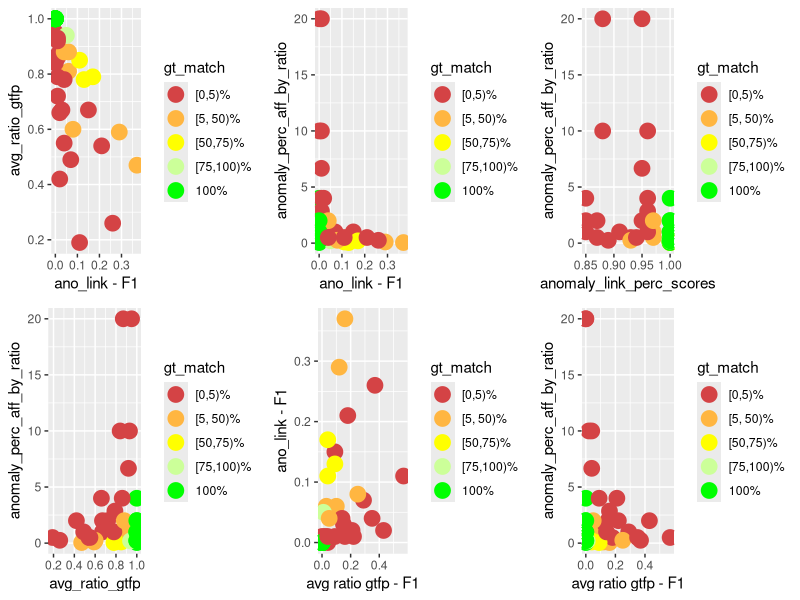
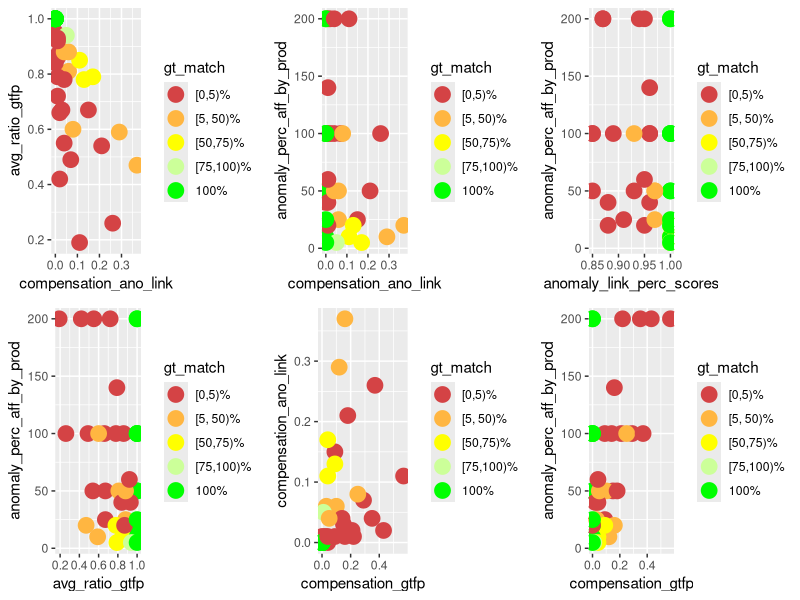
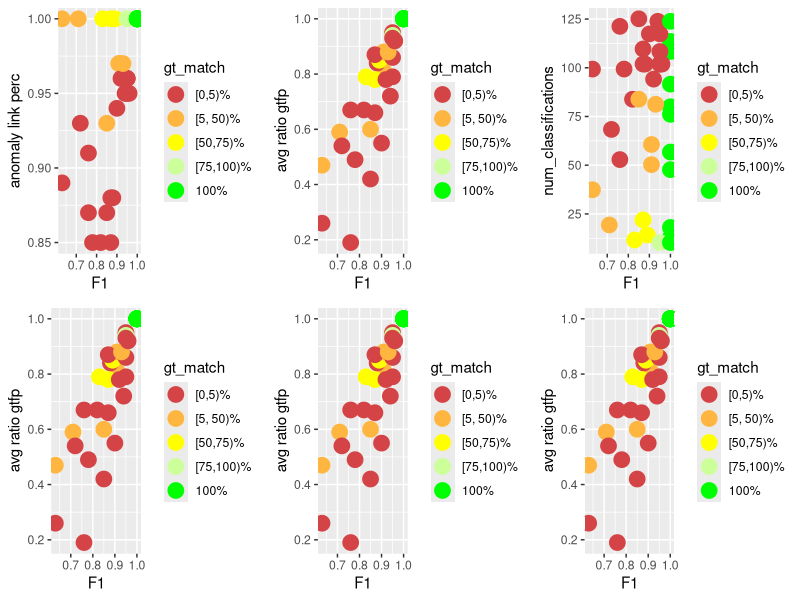
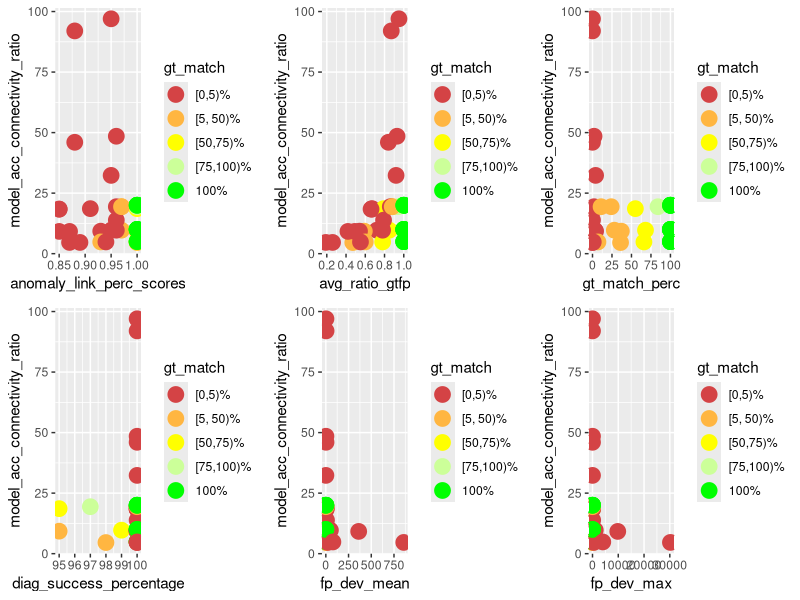
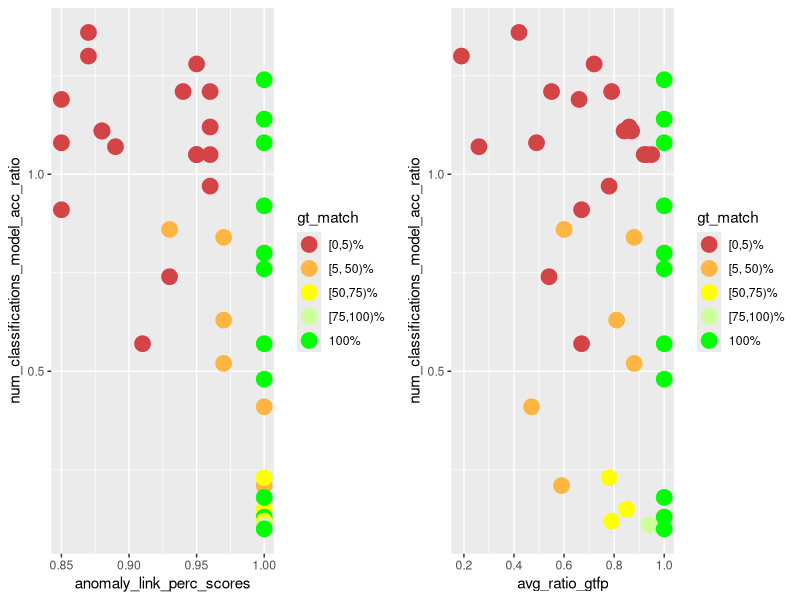
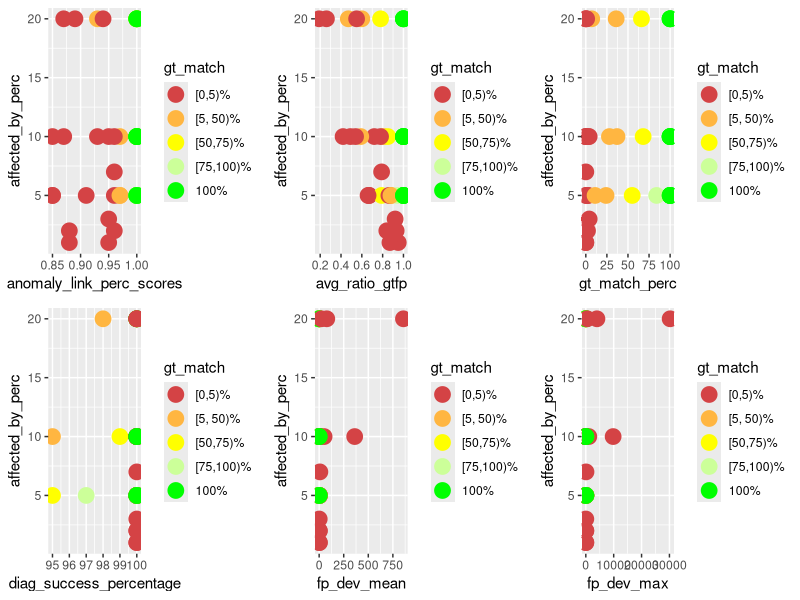
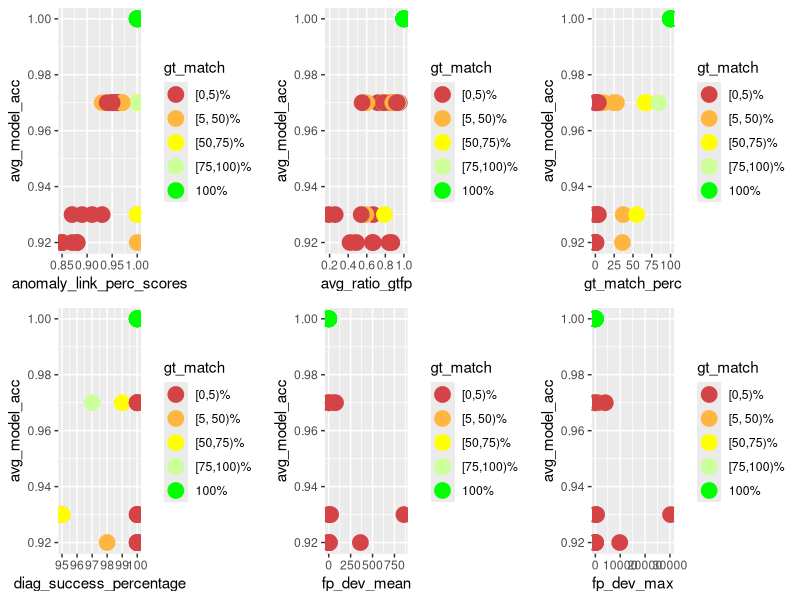
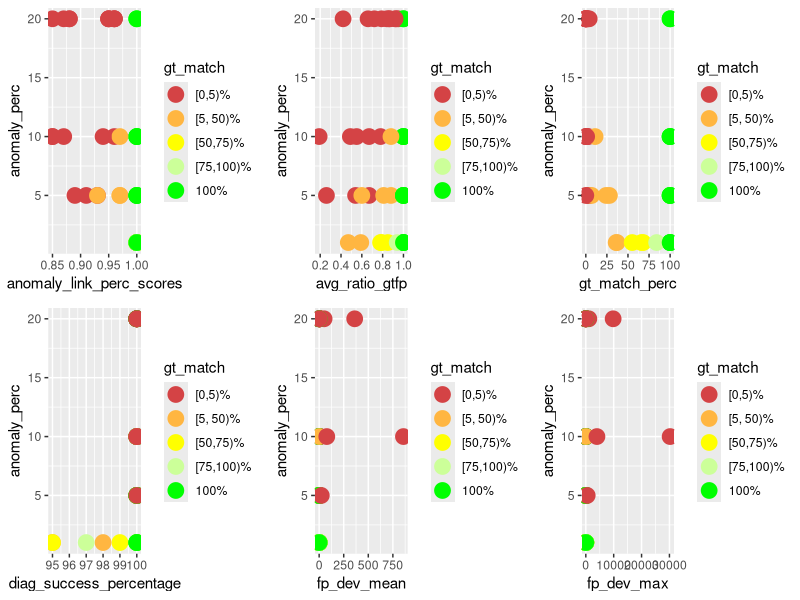

Write the R code that produced these figures, in order.
library(ggplot2)
library(gridExtra)
library(dplyr)

PT_DEF <- geom_point(size=5)
COLOR_VALS <- c("#d44345", "#ffb641", "#ffff00", "#ccff99", "#00ff00")

gen_multi_plot_six <- function(
        pp1, pp2, pp3, pp4, pp5, pp6,
        y1, y2, y3, y4, y5, y6,
        x1, x2, x3, x4, x5, x6,
        filename
    ) {
    fpp1 <- pp1 + PT_DEF + xlab(x1) + ylab(y1) + scale_color_manual(values = color_mapping)
    fpp2 <- pp2 + PT_DEF + xlab(x2) + ylab(y2) + scale_color_manual(values = color_mapping)
    fpp3 <- pp3 + PT_DEF + xlab(x3) + ylab(y3) + scale_color_manual(values = color_mapping)
    fpp4 <- pp4 + PT_DEF + xlab(x4) + ylab(y4) + scale_color_manual(values = color_mapping)
    fpp5 <- pp5 + PT_DEF + xlab(x5) + ylab(y5) + scale_color_manual(values = color_mapping)
    fpp6 <- pp6 + PT_DEF + xlab(x6) + ylab(y6) + scale_color_manual(values = color_mapping)
    combined_plot <- grid.arrange(fpp1, fpp2, fpp3, fpp4, fpp5, fpp6, ncol = 3)
    ggsave(combined_plot, file = filename, width = 12, height = 6)
}

gen_multi_plot_two <- function(
        pp1, pp2, y1, y2, x1, x2, filename
    ) {
    fpp1 <- pp1 + PT_DEF + xlab(x1) + ylab(y1) + scale_color_manual(values = color_mapping)
    fpp2 <- pp2 + PT_DEF + xlab(x2) + ylab(y2) + scale_color_manual(values = color_mapping)
    combined_plot <- grid.arrange(fpp1, fpp2, ncol = 2)
    ggsave(combined_plot, file = filename, width = 12, height = 6)
}

# actual compensation insights

input <- read.csv(
    file = "meta_analysis.csv", header = TRUE, sep = ",", check.name = FALSE
)

# instead of the percentage value factor(gt_match_perc) for which I'd need 100
# colors, I only want to color / group them into 5 groups
LABELS <- c("[0,5)%", "[5, 50)%", "[50,75)%", "[75,100)%", "100%")
color_mapping <- setNames(COLOR_VALS, LABELS)

input$gt_match <- cut(
    input$gt_match_perc,
    breaks = c(0, 5, 50, 75, 100, Inf),
    labels = LABELS,
    include.lowest = TRUE,
    right = FALSE
)

p1 <- ggplot(
    data = input, aes_string(
        x = "compensation_ano_link",
        y = "avg_ratio_gtfp",
        color = "gt_match",
        group = "gt_match"
    )
)

p2 <- ggplot(
    data = input, aes_string(
        x = "compensation_ano_link",
        y = "anomaly_perc_aff_by_ratio",
        color = "gt_match",
        group = "gt_match"
    )
)

p3 <- ggplot(
    data = input, aes_string(
        x = "anomaly_link_perc_scores",
        y = "anomaly_perc_aff_by_ratio",
        color = "gt_match",
        group = "gt_match"
    )
)

p4 <- ggplot(
    data = input, aes_string(
        x = "avg_ratio_gtfp",
        y = "anomaly_perc_aff_by_ratio",
        color = "gt_match",
        group = "gt_match"
    )
)

p5 <- ggplot(
    data = input, aes_string(
        x = "compensation_gtfp",
        y = "compensation_ano_link",
        color = "gt_match",
        group = "gt_match"
    )
)

p6 <- ggplot(
    data = input, aes_string(
        x = "compensation_gtfp",
        y = "anomaly_perc_aff_by_ratio",
        color = "gt_match",
        group = "gt_match"
    )
)

gen_multi_plot_six(
    p1, p2, p3, p4, p5, p6,
    "avg_ratio_gtfp", # y1
    "anomaly_perc_aff_by_ratio", # y2
    "anomaly_perc_aff_by_ratio", # y3
    "anomaly_perc_aff_by_ratio", # y4
    "ano_link - F1", # y5
    "anomaly_perc_aff_by_ratio", # y6
    "ano_link - F1", # x1
    "ano_link - F1", # x2
    "anomaly_link_perc_scores", # x3
    "avg_ratio_gtfp", # x4
    "avg ratio gtfp - F1", # x5
    "avg ratio gtfp - F1", # x6
    "compensation_analysis.png"
)

# same with prod #############################

p1 <- ggplot(
    data = input, aes_string(
        x = "compensation_ano_link",
        y = "avg_ratio_gtfp",
        color = "gt_match",
        group = "gt_match"
    )
)

p2 <- ggplot(
    data = input, aes_string(
        x = "compensation_ano_link",
        y = "anomaly_perc_aff_by_prod",
        color = "gt_match",
        group = "gt_match"
    )
)

p3 <- ggplot(
    data = input, aes_string(
        x = "anomaly_link_perc_scores",
        y = "anomaly_perc_aff_by_prod",
        color = "gt_match",
        group = "gt_match"
    )
)

p4 <- ggplot(
    data = input, aes_string(
        x = "avg_ratio_gtfp",
        y = "anomaly_perc_aff_by_prod",
        color = "gt_match",
        group = "gt_match"
    )
)

p5 <- ggplot(
    data = input, aes_string(
        x = "compensation_gtfp",
        y = "compensation_ano_link",
        color = "gt_match",
        group = "gt_match"
    )
)

p6 <- ggplot(
    data = input, aes_string(
        x = "compensation_gtfp",
        y = "anomaly_perc_aff_by_prod",
        color = "gt_match",
        group = "gt_match"
    )
)

gen_multi_plot_six(
    p1, p2, p3, p4, p5, p6,
    "avg_ratio_gtfp",
    "anomaly_perc_aff_by_prod",
    "anomaly_perc_aff_by_prod",
    "anomaly_perc_aff_by_prod",
    "compensation_ano_link",
    "anomaly_perc_aff_by_prod",
    "compensation_ano_link",
    "compensation_ano_link",
    "anomaly_link_perc_scores",
    "avg_ratio_gtfp",
    "compensation_gtfp",
    "compensation_gtfp",
    "compensation_analysis_prod.png"
)

##############################################

p1 <- ggplot(
    data = input, aes_string(
        x = "f1_scores",
        y = "anomaly_link_perc_scores",
        color = "gt_match",
        group = "gt_match"
    )
)

p2 <- ggplot(
    data = input, aes_string(
        x = "f1_scores",
        y = "avg_ratio_gtfp",
        color = "gt_match",
        group = "gt_match"
    )
)

p3 <- ggplot(
    data = input, aes_string(
        x = "f1_scores",
        y = "num_classifications",
        color = "gt_match",
        group = "gt_match"
    )
)

p4 <- ggplot(
    data = input, aes_string(
        x = "f1_scores",
        y = "avg_ratio_gtfp",
        color = "gt_match",
        group = "gt_match"
    )
)

p5 <- ggplot(
    data = input, aes_string(
        x = "f1_scores",
        y = "avg_ratio_gtfp",
        color = "gt_match",
        group = "gt_match"
    )
)

p6 <- ggplot(
    data = input, aes_string(
        x = "f1_scores",
        y = "avg_ratio_gtfp",
        color = "gt_match",
        group = "gt_match"
    )
)

gen_multi_plot_six(
    p1, p2, p3, p4, p5, p6,
    "anomaly link perc", # y1
    "avg ratio gtfp", # y2
    "num_classifications", # y3
    "avg ratio gtfp", # y4
    "avg ratio gtfp", # y5
    "avg ratio gtfp", # y6
    "F1", # x1
    "F1", # x2
    "F1", # x3
    "F1", # x4
    "F1", # x5
    "F1", # x6
    "f1_end_res_corr.png"
)

# model acc - connectivity - performance

p1 <- ggplot(
    data = input, aes_string(
        x = "anomaly_link_perc_scores",
        y = "model_acc_connectivity_ratio",
        color = "gt_match",
        group = "gt_match"
    )
)

p2 <- ggplot(
    data = input, aes_string(
        x = "avg_ratio_gtfp",
        y = "model_acc_connectivity_ratio",
        color = "gt_match",
        group = "gt_match"
    )
)

p3 <- ggplot(
    data = input, aes_string(
        x = "gt_match_perc",
        y = "model_acc_connectivity_ratio",
        color = "gt_match",
        group = "gt_match"
    )
)

p4 <- ggplot(
    data = input, aes_string(
        x = "diag_success_percentage",
        y = "model_acc_connectivity_ratio",
        color = "gt_match",
        group = "gt_match"
    )
)

p5 <- ggplot(
    data = input, aes_string(
        x = "fp_dev_mean",
        y = "model_acc_connectivity_ratio",
        color = "gt_match",
        group = "gt_match"
    )
)

p6 <- ggplot(
    data = input, aes_string(
        x = "fp_dev_max",
        y = "model_acc_connectivity_ratio",
        color = "gt_match",
        group = "gt_match"
    )
)

gen_multi_plot_six(
    p1, p2, p3, p4, p5, p6,
    "model_acc_connectivity_ratio", # y1
    "model_acc_connectivity_ratio", # y2
    "model_acc_connectivity_ratio", # y3
    "model_acc_connectivity_ratio", # y4
    "model_acc_connectivity_ratio", # y5
    "model_acc_connectivity_ratio", # y6
    "anomaly_link_perc_scores", # x1
    "avg_ratio_gtfp", # x2
    "gt_match_perc", # x3
    "diag_success_percentage", # x4
    "fp_dev_mean", # x5
    "fp_dev_max", # x6
    "modelacc_connectivity_performance.png"
)

# how many classifications and how acc models

p1 <- ggplot(
    data = input, aes_string(
        x = "anomaly_link_perc_scores",
        y = "num_classifications_model_acc_ratio",
        color = "gt_match",
        group = "gt_match"
    )
)

p2 <- ggplot(
    data = input, aes_string(
        x = "avg_ratio_gtfp",
        y = "num_classifications_model_acc_ratio",
        color = "gt_match",
        group = "gt_match"
    )
)

gen_multi_plot_two(
    p1, p2,
    "num_classifications_model_acc_ratio",
    "num_classifications_model_acc_ratio",
    "anomaly_link_perc_scores",
    "avg_ratio_gtfp",
    "num_classifications_model_acc.png"
)

# affected_by against perf

p1 <- ggplot(
    data = input, aes_string(
        x = "anomaly_link_perc_scores",
        y = "affected_by_perc",
        color = "gt_match",
        group = "gt_match"
    )
)

p2 <- ggplot(
    data = input, aes_string(
        x = "avg_ratio_gtfp",
        y = "affected_by_perc",
        color = "gt_match",
        group = "gt_match"
    )
)

p3 <- ggplot(
    data = input, aes_string(
        x = "gt_match_perc",
        y = "affected_by_perc",
        color = "gt_match",
        group = "gt_match"
    )
)

p4 <- ggplot(
    data = input, aes_string(
        x = "diag_success_percentage",
        y = "affected_by_perc",
        color = "gt_match",
        group = "gt_match"
    )
)

p5 <- ggplot(
    data = input, aes_string(
        x = "fp_dev_mean",
        y = "affected_by_perc",
        color = "gt_match",
        group = "gt_match"
    )
)

p6 <- ggplot(
    data = input, aes_string(
        x = "fp_dev_max",
        y = "affected_by_perc",
        color = "gt_match",
        group = "gt_match"
    )
)

gen_multi_plot_six(
    p1, p2, p3, p4, p5, p6,
    "affected_by_perc", # y1
    "affected_by_perc", # y2
    "affected_by_perc", # y3
    "affected_by_perc", # y4
    "affected_by_perc", # y5
    "affected_by_perc", # y6
    "anomaly_link_perc_scores", # x1
    "avg_ratio_gtfp", # x2
    "gt_match_perc", # x3
    "diag_success_percentage", # x4
    "fp_dev_mean", # x5
    "fp_dev_max", # x6
    "aff_by_perf.png"
)

# model_acc against perf

p1 <- ggplot(
    data = input, aes_string(
        x = "anomaly_link_perc_scores",
        y = "avg_model_acc",
        color = "gt_match",
        group = "gt_match"
    )
)

p2 <- ggplot(
    data = input, aes_string(
        x = "avg_ratio_gtfp",
        y = "avg_model_acc",
        color = "gt_match",
        group = "gt_match"
    )
)

p3 <- ggplot(
    data = input, aes_string(
        x = "gt_match_perc",
        y = "avg_model_acc",
        color = "gt_match",
        group = "gt_match"
    )
)

p4 <- ggplot(
    data = input, aes_string(
        x = "diag_success_percentage",
        y = "avg_model_acc",
        color = "gt_match",
        group = "gt_match"
    )
)

p5 <- ggplot(
    data = input, aes_string(
        x = "fp_dev_mean",
        y = "avg_model_acc",
        color = "gt_match",
        group = "gt_match"
    )
)

p6 <- ggplot(
    data = input, aes_string(
        x = "fp_dev_max",
        y = "avg_model_acc",
        color = "gt_match",
        group = "gt_match"
    )
)

gen_multi_plot_six(
    p1, p2, p3, p4, p5, p6,
    "avg_model_acc", # y1
    "avg_model_acc", # y2
    "avg_model_acc", # y3
    "avg_model_acc", # y4
    "avg_model_acc", # y5
    "avg_model_acc", # y6
    "anomaly_link_perc_scores", # x1
    "avg_ratio_gtfp", # x2
    "gt_match_perc", # x3
    "diag_success_percentage", # x4
    "fp_dev_mean", # x5
    "fp_dev_max", # x6
    "model_acc_perf.png"
)

# anomaly_perc against perf

p1 <- ggplot(
    data = input, aes_string(
        x = "anomaly_link_perc_scores",
        y = "anomaly_perc",
        color = "gt_match",
        group = "gt_match"
    )
)

p2 <- ggplot(
    data = input, aes_string(
        x = "avg_ratio_gtfp",
        y = "anomaly_perc",
        color = "gt_match",
        group = "gt_match"
    )
)

p3 <- ggplot(
    data = input, aes_string(
        x = "gt_match_perc",
        y = "anomaly_perc",
        color = "gt_match",
        group = "gt_match"
    )
)

p4 <- ggplot(
    data = input, aes_string(
        x = "diag_success_percentage",
        y = "anomaly_perc",
        color = "gt_match",
        group = "gt_match"
    )
)

p5 <- ggplot(
    data = input, aes_string(
        x = "fp_dev_mean",
        y = "anomaly_perc",
        color = "gt_match",
        group = "gt_match"
    )
)

p6 <- ggplot(
    data = input, aes_string(
        x = "fp_dev_max",
        y = "anomaly_perc",
        color = "gt_match",
        group = "gt_match"
    )
)

gen_multi_plot_six(
    p1, p2, p3, p4, p5, p6,
    "anomaly_perc", # y1
    "anomaly_perc", # y2
    "anomaly_perc", # y3
    "anomaly_perc", # y4
    "anomaly_perc", # y5
    "anomaly_perc", # y6
    "anomaly_link_perc_scores", # x1
    "avg_ratio_gtfp", # x2
    "gt_match_perc", # x3
    "diag_success_percentage", # x4
    "fp_dev_mean", # x5
    "fp_dev_max", # x6
    "anomaly_perc_perf.png"
)

# anomaly_perc - model acc ratio against perf

p1 <- ggplot(
    data = input, aes_string(
        x = "anomaly_link_perc_scores",
        y = "anomaly_perc_model_acc_ratio",
        color = "gt_match",
        group = "gt_match"
    )
)

p2 <- ggplot(
    data = input, aes_string(
        x = "avg_ratio_gtfp",
        y = "anomaly_perc_model_acc_ratio",
        color = "gt_match",
        group = "gt_match"
    )
)

p3 <- ggplot(
    data = input, aes_string(
        x = "gt_match_perc",
        y = "anomaly_perc_model_acc_ratio",
        color = "gt_match",
        group = "gt_match"
    )
)

p4 <- ggplot(
    data = input, aes_string(
        x = "diag_success_percentage",
        y = "anomaly_perc_model_acc_ratio",
        color = "gt_match",
        group = "gt_match"
    )
)

p5 <- ggplot(
    data = input, aes_string(
        x = "fp_dev_mean",
        y = "anomaly_perc_model_acc_ratio",
        color = "gt_match",
        group = "gt_match"
    )
)

p6 <- ggplot(
    data = input, aes_string(
        x = "fp_dev_max",
        y = "anomaly_perc_model_acc_ratio",
        color = "gt_match",
        group = "gt_match"
    )
)

gen_multi_plot_six(
    p1, p2, p3, p4, p5, p6,
    "anomaly_perc_model_acc_ratio", # y1
    "anomaly_perc_model_acc_ratio", # y2
    "anomaly_perc_model_acc_ratio", # y3
    "anomaly_perc_model_acc_ratio", # y4
    "anomaly_perc_model_acc_ratio", # y5
    "anomaly_perc_model_acc_ratio", # y6
    "anomaly_link_perc_scores", # x1
    "avg_ratio_gtfp", # x2
    "gt_match_perc", # x3
    "diag_success_percentage", # x4
    "fp_dev_mean", # 5
    "fp_dev_max", # x6
    "anomaly_perc_model_acc_ratio_perf.png"
)

# num classifications against perf

p1 <- ggplot(
    data = input, aes_string(
        x = "anomaly_link_perc_scores",
        y = "num_classifications",
        color = "gt_match",
        group = "gt_match"
    )
)

p2 <- ggplot(
    data = input, aes_string(
        x = "avg_ratio_gtfp",
        y = "num_classifications",
        color = "gt_match",
        group = "gt_match"
    )
)

gen_multi_plot_two(
    p1, p2,
    "num_classifications",
    "num_classifications",
    "anomaly_link_perc_scores",
    "avg_ratio_gtfp",
    "num_classifications_perf.png"
)

# num classifications - model acc -- filtered based on avg_ratio_gtfp

p1 <- ggplot(
    data = input, aes_string(
        x = "num_classifications",
        y = "avg_model_acc",
        color = "gt_match",
        group = "gt_match"
    )
)

filtered_data <- subset(input, avg_ratio_gtfp >= 0.7)

p2 <- ggplot(
    data = filtered_data,
    aes_string(
        x = "num_classifications",
        y = "avg_model_acc",
        color = "gt_match",
        group = "gt_match"
    )
)

filtered_data <- subset(input, avg_ratio_gtfp >= 0.75)

p3 <- ggplot(
    data = filtered_data,
    aes_string(
        x = "num_classifications",
        y = "avg_model_acc",
        color = "gt_match",
        group = "gt_match"
    )
)

filtered_data <- subset(input, avg_ratio_gtfp >= 0.8)

p4 <- ggplot(
    data = filtered_data,
    aes_string(
        x = "num_classifications",
        y = "avg_model_acc",
        color = "gt_match",
        group = "gt_match"
    )
)

filtered_data <- subset(input, avg_ratio_gtfp >= 0.9)

p5 <- ggplot(
    data = filtered_data,
    aes_string(
        x = "num_classifications",
        y = "avg_model_acc",
        color = "gt_match",
        group = "gt_match"
    )
)

filtered_data <- input %>%
  group_by(avg_model_acc) %>%
  filter(avg_ratio_gtfp == max(avg_ratio_gtfp))

p6 <- ggplot(
    data = filtered_data,
    aes_string(
        x = "num_classifications",
        y = "avg_model_acc",
        color = "gt_match",
        group = "gt_match"
    )
)

gen_multi_plot_six(
    p1, p2, p3, p4, p5, p6,
    "avg_model_acc", #y1
    "avg_model_acc", #y2
    "avg_model_acc", #y3
    "avg_model_acc", #y4
    "avg_model_acc", #y5
    "avg_model_acc", #y6
    "classifications", #x1
    "classifications (filt. based on avg_ratio_gtfp 70%)", #x2
    "classifications (filt. based on avg_ratio_gtfp 75%)", #x3
    "classifications (filt. based on avg_ratio_gtfp 80%)", #x4
    "classifications (filt. based on avg_ratio_gtfp 90%)", #x5
    "classifications (filt. based on max avg_ratio_gtfp)", #x6
    "model_acc_classifications.png"
)

# num classifications - model acc -- filtered based on anomaly_link_perc_scores

p1 <- ggplot(
    data = input, aes_string(
        x = "num_classifications",
        y = "avg_model_acc",
        color = "gt_match",
        group = "gt_match"
    )
)

filtered_data <- subset(input, anomaly_link_perc_scores >= 0.7)

p2 <- ggplot(
    data = filtered_data,
    aes_string(
        x = "num_classifications",
        y = "avg_model_acc",
        color = "gt_match",
        group = "gt_match"
    )
)

filtered_data <- subset(input, anomaly_link_perc_scores >= 0.75)

p3 <- ggplot(
    data = filtered_data,
    aes_string(
        x = "num_classifications",
        y = "avg_model_acc",
        color = "gt_match",
        group = "gt_match"
    )
)

filtered_data <- subset(input, anomaly_link_perc_scores >= 0.8)

p4 <- ggplot(
    data = filtered_data,
    aes_string(
        x = "num_classifications",
        y = "avg_model_acc",
        color = "gt_match",
        group = "gt_match"
    )
)

filtered_data <- subset(input, anomaly_link_perc_scores >= 0.9)

p5 <- ggplot(
    data = filtered_data,
    aes_string(
        x = "num_classifications",
        y = "avg_model_acc",
        color = "gt_match",
        group = "gt_match"
    )
)

filtered_data <- input %>%
  group_by(avg_model_acc) %>%
  filter(anomaly_link_perc_scores == max(anomaly_link_perc_scores))

p6 <- ggplot(
    data = filtered_data,
    aes_string(
        x = "num_classifications",
        y = "avg_model_acc",
        color = "gt_match",
        group = "gt_match"
    )
)

gen_multi_plot_six(
    p1, p2, p3, p4, p5, p6,
    "avg_model_acc", #y1
    "avg_model_acc", #y2
    "avg_model_acc", #y3
    "avg_model_acc", #y4
    "avg_model_acc", #y5
    "avg_model_acc", #y6
    "classifications", #x1
    "classifications (filt. based on ano_link_perc 70%)", #x2
    "classifications (filt. based on ano_link_perc 75%)", #x3
    "classifications (filt. based on ano_link_perc 80%)", #x4
    "classifications (filt. based on ano_link_perc 90%)", #x5
    "classifications (filt. based on max ano_link_perc)", #x6
    "model_acc_classifications_ano_link.png"
)

# num classifications - model acc -- filtered based on gt_match_perc

p1 <- ggplot(
    data = input, aes_string(
        x = "num_classifications",
        y = "avg_model_acc",
        color = "gt_match",
        group = "gt_match"
    )
)

filtered_data <- subset(input, gt_match_perc >= 70)

p2 <- ggplot(
    data = filtered_data,
    aes_string(
        x = "num_classifications",
        y = "avg_model_acc",
        color = "gt_match",
        group = "gt_match"
    )
)

filtered_data <- subset(input, gt_match_perc >= 75)

p3 <- ggplot(
    data = filtered_data,
    aes_string(
        x = "num_classifications",
        y = "avg_model_acc",
        color = "gt_match",
        group = "gt_match"
    )
)

filtered_data <- subset(input, gt_match_perc >= 80)

p4 <- ggplot(
    data = filtered_data,
    aes_string(
        x = "num_classifications",
        y = "avg_model_acc",
        color = "gt_match",
        group = "gt_match"
    )
)

filtered_data <- subset(input, gt_match_perc >= 90)

p5 <- ggplot(
    data = filtered_data,
    aes_string(
        x = "num_classifications",
        y = "avg_model_acc",
        color = "gt_match",
        group = "gt_match"
    )
)

filtered_data <- input %>%
  group_by(avg_model_acc) %>%
  filter(gt_match_perc == max(gt_match_perc))

p6 <- ggplot(
    data = filtered_data,
    aes_string(
        x = "num_classifications",
        y = "avg_model_acc",
        color = "gt_match",
        group = "gt_match"
    )
)

gen_multi_plot_six(
    p1, p2, p3, p4, p5, p6,
    "avg_model_acc", #y1
    "avg_model_acc", #y2
    "avg_model_acc", #y3
    "avg_model_acc", #y4
    "avg_model_acc", #y5
    "avg_model_acc", #y6
    "classifications", #x1
    "classifications (filt. based on gt_match_perc 70%)", #x2
    "classifications (filt. based on gt_match_perc 75%)", #x3
    "classifications (filt. based on gt_match_perc 80%)", #x4
    "classifications (filt. based on gt_match_perc 90%)", #x5
    "classifications (filt. based on max gt_match_perc)", #x6
    "model_acc_classifications_gt_match_perc.png"
)

# correlation affected-by and fault path len / num fault paths

p1 <- ggplot(
    data = input, aes_string(
        x = "avg_num_fault_paths",
        y = "affected_by_perc",
        color = "gt_match",
        group = "gt_match"
    )
)

p2 <- ggplot(
    data = input, aes_string(
        x = "avg_fault_path_len",
        y = "avg_num_fault_paths",
        color = "gt_match",
        group = "gt_match"
    )
)

p3 <- ggplot(
    data = input, aes_string(
        x = "avg_num_fault_paths",
        y = "anomaly_perc",
        color = "gt_match",
        group = "gt_match"
    )
)

p4 <- ggplot(
    data = input, aes_string(
        x = "avg_fault_path_len",
        y = "anomaly_perc",
        color = "gt_match",
        group = "gt_match"
    )
)

p5 <- ggplot(
    data = input, aes_string(
        x = "avg_num_fault_paths",
        y = "anomaly_perc_aff_by_prod",
        color = "gt_match",
        group = "gt_match"
    )
)

p6 <- ggplot(
    data = input, aes_string(
        x = "avg_fault_path_len",
        y = "anomaly_perc_aff_by_prod",
        color = "gt_match",
        group = "gt_match"
    )
)

gen_multi_plot_six(
    p1, p2, p3, p4, p5, p6,
    "affected_by_perc", # y1
    "avg_num_fault_paths", # y2
    "anomaly_perc", # y3
    "anomaly_perc", # y4
    "anomaly_perc_aff_by_prod", # y5
    "anomaly_perc_aff_by_prod", # y6
    "avg_num_fault_paths", # x1
    "avg_fault_path_len", # x2
    "avg_num_fault_paths", # x3
    "avg_fault_path_len", # x4
    "avg_num_fault_paths", # x5
    "avg_fault_path_len", # x6
    "correlation_anomaly_perc_aff_by_prod_fault_paths.png"
)

# correlation (median + mean) runtime and fault path len / num fault paths

p1 <- ggplot(
    data = input, aes_string(
        x = "avg_num_fault_paths",
        y = "`avg_runtime (s)`",
        color = "gt_match",
        group = "gt_match"
    )
)

p2 <- ggplot(
    data = input, aes_string(
        x = "avg_fault_path_len",
        y = "`avg_runtime (s)`",
        color = "gt_match",
        group = "gt_match"
    )
)

p3 <- ggplot(
    data = input, aes_string(
        x = "avg_num_fault_paths",
        y = "`median_runtime (s)`",
        color = "gt_match",
        group = "gt_match"
    )
)

p4 <- ggplot(
    data = input, aes_string(
        x = "avg_fault_path_len",
        y = "`median_runtime (s)`",
        color = "gt_match",
        group = "gt_match"
    )
)

p5 <- ggplot(
    data = input, aes_string(
        x = "median_fault_path_len",
        y = "`median_runtime (s)`",
        color = "gt_match",
        group = "gt_match"
    )
)

p6 <- ggplot(
    data = input, aes_string(
        x = "median_num_fault_paths",
        y = "`median_runtime (s)`",
        color = "gt_match",
        group = "gt_match"
    )
)

gen_multi_plot_six(
    p1, p2, p3, p4, p5, p6,
    "`avg_runtime (s)`", # y1
    "`avg_runtime (s)`", # y2
    "`median_runtime (s)`", # y3
    "`median_runtime (s)`", # y4
    "`median_runtime (s)`", # y5
    "`median_runtime (s)`", # y6
    "avg_num_fault_paths", # x1
    "avg_fault_path_len", # x2
    "avg_num_fault_paths", # x3
    "avg_fault_path_len", # x4
    "median_fault_path_len", # x5
    "median_num_fault_paths", # x6
    "correlation_runtime_fault_paths.png"
)

# correlation (median + mean + max) runtime and sum of (mean + max) fp + fp dev

p1 <- ggplot(
    data = input, aes_string(
        x = "sum_of_avg_fault_paths_and_dev",
        y = "`avg_runtime (s)`",
        color = "gt_match",
        group = "gt_match"
    )
)

p2 <- ggplot(
    data = input, aes_string(
        x = "sum_of_max_fault_paths_and_dev",
        y = "`max_runtime (s)`",
        color = "gt_match",
        group = "gt_match"
    )
)

p3 <- ggplot(
    data = input, aes_string(
        x = "sum_of_avg_fault_paths_and_dev",
        y = "`median_runtime (s)`",
        color = "gt_match",
        group = "gt_match"
    )
)

p4 <- ggplot(
    data = input, aes_string(
        x = "sum_of_avg_fault_paths_and_dev",
        y = "`max_runtime (s)`",
        color = "gt_match",
        group = "gt_match"
    )
)

p5 <- ggplot(
    data = input, aes_string(
        x = "sum_of_max_fault_paths_and_dev",
        y = "`avg_runtime (s)`",
        color = "gt_match",
        group = "gt_match"
    )
)

p6 <- ggplot(
    data = input, aes_string(
        x = "sum_of_max_fault_paths_and_dev",
        y = "`median_runtime (s)`",
        color = "gt_match",
        group = "gt_match"
    )
)

gen_multi_plot_six(
    p1, p2, p3, p4, p5, p6,
    "`avg_runtime (s)`", # y1
    "`max_runtime (s)`", # y2
    "`median_runtime (s)`", # y3
    "`max_runtime (s)`", # y4
    "`avg_runtime (s)`", # y5
    "`median_runtime (s)`", # y6
    "sum_of_avg_fault_paths_and_dev", # x1
    "sum_of_max_fault_paths_and_dev", # x2
    "sum_of_avg_fault_paths_and_dev", # x3
    "sum_of_avg_fault_paths_and_dev", # x4
    "sum_of_max_fault_paths_and_dev", # x5
    "sum_of_max_fault_paths_and_dev", # x6
    "correlation_runtime_fault_paths_sum.png"
)

# correlation alpha, beta, gamma vs. FPs

p1 <- ggplot(
    data = input, aes_string(
        x = "avg_fp",
        y = "anomaly_perc",
        color = "gt_match",
        group = "gt_match"
    )
)

p2 <- ggplot(
    data = input, aes_string(
        x = "avg_fp",
        y = "affected_by_perc",
        color = "gt_match",
        group = "gt_match"
    )
)

p3 <- ggplot(
    data = input, aes_string(
        x = "avg_fp",
        y = "avg_model_acc",
        color = "gt_match",
        group = "gt_match"
    )
)

p4 <- ggplot(
    data = input, aes_string(
        x = "avg_fp",
        y = "anomaly_perc_aff_by_model_acc_aggregation",
        color = "gt_match",
        group = "gt_match"
    )
)

filtered_data <- subset(input, avg_model_acc < 1)

p5 <- ggplot(
    data = filtered_data, aes_string(
        x = "avg_fp",
        y = "anomaly_perc_aff_by_model_acc_aggregation",
        color = "gt_match",
        group = "gt_match"
    )
)

p6 <- ggplot(
    data = input, aes_string(
        x = "avg_fp",
        y = "num_classifications_model_acc_ratio",
        color = "gt_match",
        group = "gt_match"
    )
)

gen_multi_plot_six(
    p1, p2, p3, p4, p5, p6,
    "anomaly_perc", # y1
    "affected_by_perc", # y2
    "avg_model_acc", # y3
    "anomaly_perc_aff_by_model_acc_aggregation", # y4
    "anomaly_perc_aff_by_model_acc_aggregation", # y5
    "num_classifications_model_acc_ratio", # y6
    "avg_fp", # x1
    "avg_fp", # x2
    "avg_fp", # x3
    "avg_fp", # x4
    "avg_fp (filtered out 100% acc models)", # x5
    "avg_fp", # x6
    "anomaly_perc_aff_by_model_acc_aggregation.png"
)

# correlation alpha, beta, gamma vs. FNs

p1 <- ggplot(
    data = input, aes_string(
        x = "avg_fn",
        y = "anomaly_perc",
        color = "gt_match",
        group = "gt_match"
    )
)

p2 <- ggplot(
    data = input, aes_string(
        x = "avg_fn",
        y = "affected_by_perc",
        color = "gt_match",
        group = "gt_match"
    )
)

p3 <- ggplot(
    data = input, aes_string(
        x = "avg_fn",
        y = "avg_model_acc",
        color = "gt_match",
        group = "gt_match"
    )
)

p4 <- ggplot(
    data = input, aes_string(
        x = "avg_fn",
        y = "anomaly_perc_model_acc_aggregation",
        color = "gt_match",
        group = "gt_match"
    )
)

filtered_data <- subset(input, avg_model_acc < 1)

p5 <- ggplot(
    data = filtered_data, aes_string(
        x = "avg_fn",
        y = "anomaly_perc_model_acc_aggregation",
        color = "gt_match",
        group = "gt_match"
    )
)

p6 <- ggplot(
    data = input, aes_string(
        x = "avg_fn",
        y = "num_classifications_model_acc_ratio",
        color = "gt_match",
        group = "gt_match"
    )
)

gen_multi_plot_six(
    p1, p2, p3, p4, p5, p6,
    "anomaly_perc", # y1
    "affected_by_perc", # y2
    "avg_model_acc", # y3
    "anomaly_perc_model_acc_aggregation", # y4
    "anomaly_perc_model_acc_aggregation", # y5
    "num_classifications_model_acc_ratio", # y6
    "avg_fn", # x1
    "avg_fn", # x2
    "avg_fn", # x3
    "avg_fn", # x4
    "avg_fn (filtered out 100% acc models)", # x5
    "avg_fn", # x6
    "anomaly_perc_aff_by_model_acc_aggregation_fn.png"
)

# correlation missed anomalies vs. performance

p1 <- ggplot(
    data = input, aes_string(
        x = "all_missed_anomalies",
        y = "anomaly_link_perc_scores",
        color = "gt_match",
        group = "gt_match"
    )
)

p2 <- ggplot(
    data = input, aes_string(
        x = "missed_anomalies_unclassified",
        y = "anomaly_link_perc_scores",
        color = "gt_match",
        group = "gt_match"
    )
)

p3 <- ggplot(
    data = input, aes_string(
        x = "miss_due_to_class_iss",
        y = "anomaly_link_perc_scores",
        color = "gt_match",
        group = "gt_match"
    )
)

p4 <- ggplot(
    data = input, aes_string(
        x = "all_missed_anomalies",
        y = "avg_ratio_gtfp",
        color = "gt_match",
        group = "gt_match"
    )
)

p5 <- ggplot(
    data = input, aes_string(
        x = "missed_anomalies_unclassified",
        y = "avg_ratio_gtfp",
        color = "gt_match",
        group = "gt_match"
    )
)

p6 <- ggplot(
    data = input, aes_string(
        x = "miss_due_to_class_iss",
        y = "avg_ratio_gtfp",
        color = "gt_match",
        group = "gt_match"
    )
)

gen_multi_plot_six(
    p1, p2, p3, p4, p5, p6,
    "anomaly_link_perc_scores", # y1
    "anomaly_link_perc_scores", # y2
    "anomaly_link_perc_scores", # y3
    "avg_ratio_gtfp", # y4
    "avg_ratio_gtfp", # y5
    "avg_ratio_gtfp", # y6
    "all_missed_anomalies", # x1
    "missed_anomalies_unclassified", # x2
    "miss_due_to_class_iss", # x3
    "all_missed_anomalies", # x4
    "missed_anomalies_unclassified", # x5
    "miss_due_to_class_iss", # x6
    "correlation_missed_anomalies_perf.png"
)
